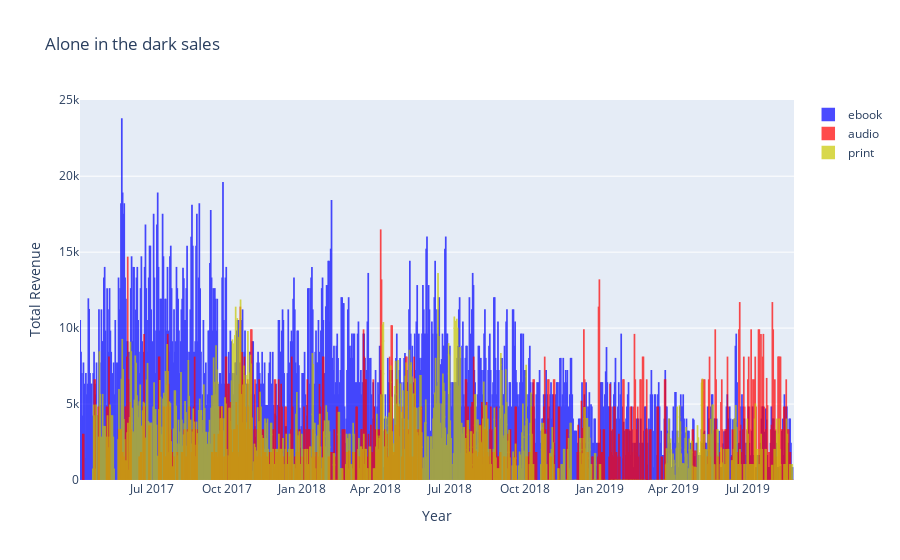

Notebook code cell kept with this figure:
### Code cell
trace1 = go.Bar(
                x = df_alone_in_the_dark_print['fromdate'],
                y = df_alone_in_the_dark_print['totalrevenue'],
                name = "print", opacity = 0.7,
                marker = dict(color = 'rgb(200, 200, 0)',
                             line=dict(color='rgb(200, 200, 0)',width=1.5))
                )

trace2 = go.Bar(
                x = df_alone_in_the_dark_ebook['fromdate'],
                y = df_alone_in_the_dark_ebook['totalrevenue'],
                name = "ebook", opacity = 0.7,
                marker = dict(color = 'rgb(0, 0, 255)',
                              line=dict(color='rgb(0, 0, 255)',width=1.5)))

trace3 = go.Bar(
                x = df_alone_in_the_dark_audio['fromdate'],
                y = df_alone_in_the_dark_audio['totalrevenue'],
                name = "audio", opacity = 0.7,
                marker = dict(color = 'rgb(255, 0, 0)',
                              line=dict(color='rgb(255,0,0)',width=1.5)))

layout = go.Layout(hovermode= 'closest', title = 'Alone in the dark sales' , xaxis = dict(title = 'Year'), yaxis = dict(title = 'Total Revenue'))
fig = go.Figure(data =  [trace2,trace3,trace1], layout = layout)
fig.show()

### Figure 1 — Plotly figure (JSON) as saved in the notebook; plotly's stock layout.template omitted (floating-point values rounded to 4 significant figures; data arrays with more than 128 entries replaced by an {"elided": "..."} marker saying what was removed)
{"data": [{"marker": {"color": "rgb(0, 0, 255)", "line": {"color": "rgb(0, 0, 255)", "width": 1.5}}, "name": "ebook", "opacity": 0.7, "type": "bar", "x": {"elided": "887 str values"}, "y": {"elided": "887 int values"}}, {"marker": {"color": "rgb(255, 0, 0)", "line": {"color": "rgb(255,0,0)", "width": 1.5}}, "name": "audio", "opacity": 0.7, "type": "bar", "x": {"elided": "621 str values"}, "y": {"elided": "621 int values"}}, {"marker": {"color": "rgb(200, 200, 0)", "line": {"color": "rgb(200, 200, 0)", "width": 1.5}}, "name": "print", "opacity": 0.7, "type": "bar", "x": {"elided": "1532 str values"}, "y": {"elided": "1532 int values"}}], "layout": {"hovermode": "closest", "title": {"text": "Alone in the dark sales"}, "xaxis": {"title": {"text": "Year"}}, "yaxis": {"title": {"text": "Total Revenue"}}}}
